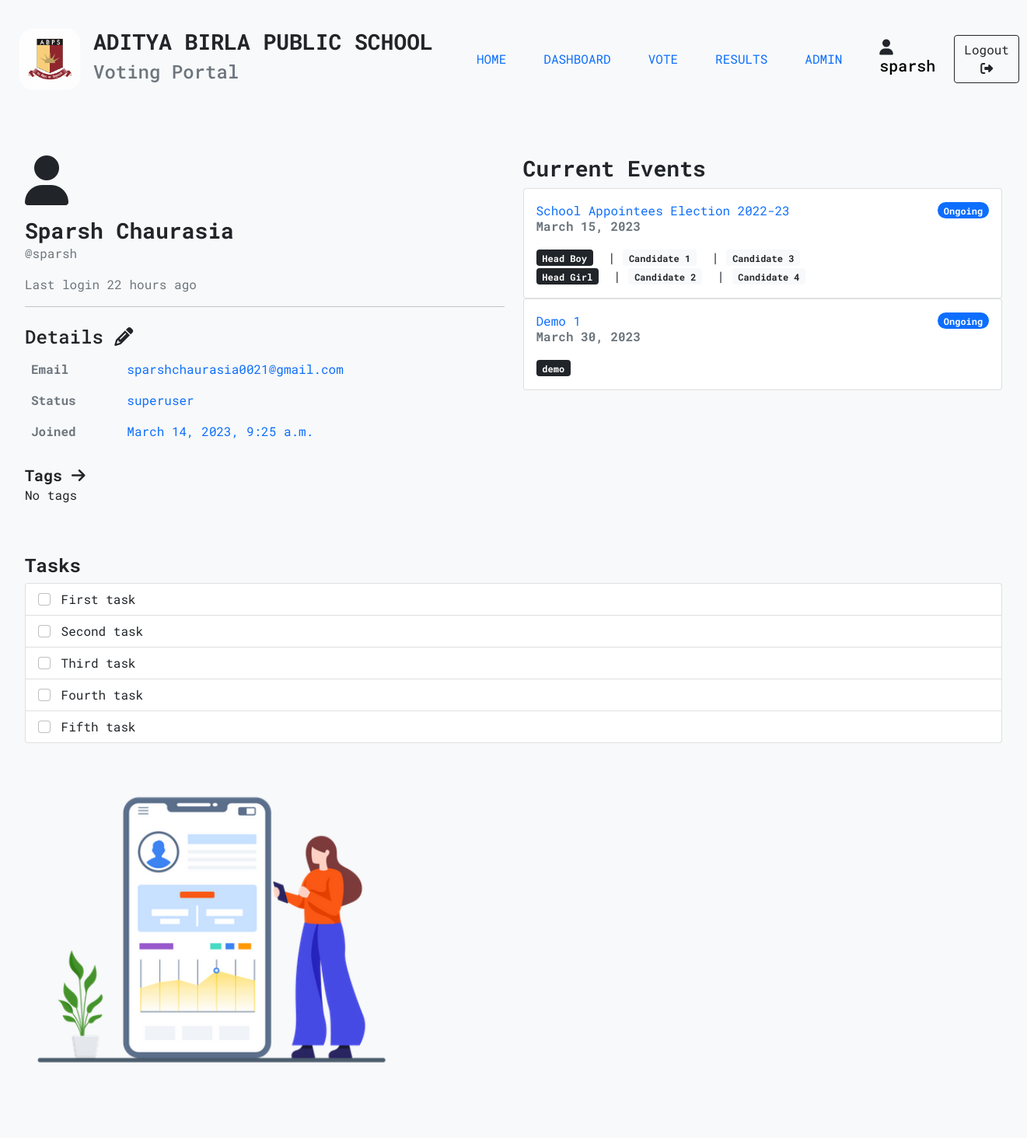
The app's page /dashboard (signed in), older data.
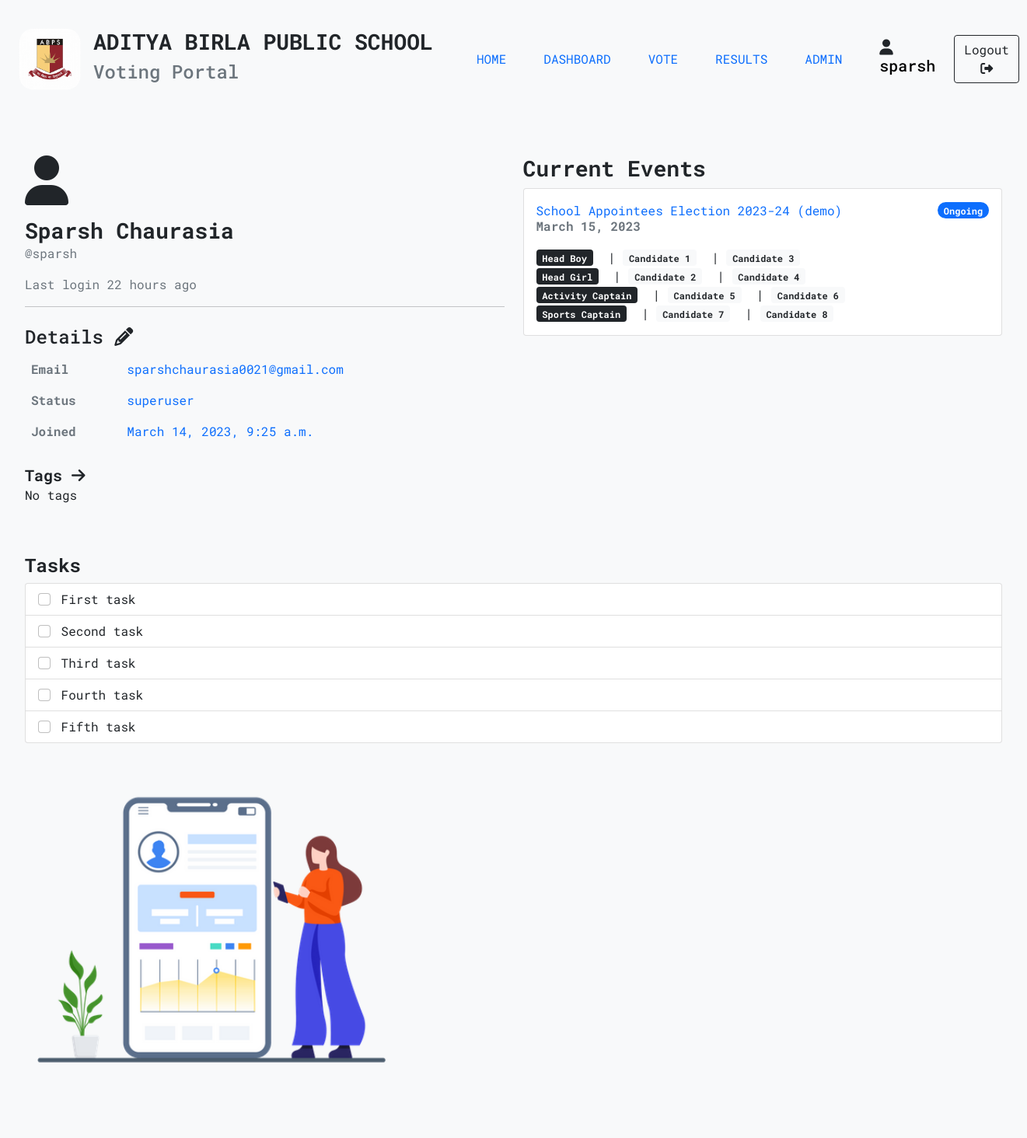
The same page, newer data.
### apps/vote/models.py (models this page shows, shortened)
class Event(models.Model):
    EventID = models.AutoField(primary_key=True)
    Date = models.DateField()
    EventName = models.TextField()

class Category(models.Model):
    Event = models.ForeignKey(Event, on_delete=models.CASCADE, null=True)
    CategoryName = models.TextField()
    def __str__(self):
        return self.CategoryName

class Option(models.Model):
    OptionID = models.AutoField(primary_key=True)
    OptionEvent = models.ForeignKey(Event, on_delete=models.CASCADE)
    OpitonCategory = models.ForeignKey(Category, on_delete=models.CASCADE)
    OptionName = models.TextField()
    Votes = models.IntegerField(default=0)

### apps/home/views.py (the view)
# urls.py: path("dashboard", dashboard),
@login_required(login_url="/login")
def dashboard(request):
    params = {}
    events = Event.objects.all()
    for event in events:
        params[event] = {}
        categorys = Category.objects.filter(Event=event)
        for category in categorys:
            options = Option.objects.filter(OpitonCategory=category)
            params[event].update({category: options})
    return render(request, "dashboard.html", {"params":params})

### templates/dashboard.html (shortened to what this page needs)
{% extends 'bases/base.html' %}
{% load humanize %}
{% load static %}
{% block content %}
<div class="page">
    <div class="conatainer">
        <div class="row">
            <div class="col pb-5">
                <div>
                    <i class="fa-solid fa-user fa-4x"></i>
                    <p class="mt-3 h3 fw-bold mb-0">{{request.user.get_full_name}}</p>
                    <p class="text-muted">@{{ user }}</p>
                    <p class="text-muted">Last login {{ user.last_login|naturaltime }}</p>
                </div>
                <hr>
                <div class="mt-4">
                    <p class="h4">Details <i class="fa-solid fa-pencil"></i></p>
                    <table class="table table-borderless">
                        <tbody>
                            <tr>
                                <th class="text-muted">Email</th>
                                <td class="text-primary">{{ user.email }}</td>
                            </tr>
                            <tr>
                                <th class="text-muted">Status</th>
                                <td class="text-primary">
                                    {% if user.is_superuser %}
                                        <span>superuser</span>
                                    {% elif user.is_admin %}
                                        <span>admin</span>
                                    {% else %}
                                        <span>user</span>
                                    {% endif %}
                                </td>
                            </tr>
                            <tr>
                                <th class="text-muted">Joined</th>
                                <td class="text-primary">{{ user.date_joined }}</td>
                            </tr>
                        </tbody>
                    </table>
                </div>
                <div class="mt-4">
                    <span class="fw-bold h5">Tags <i class="fa-solid fa-arrow-right"></i></span>
                    <p>
                        {% if user.groups.all  %}
                        {% for g in user.groups.all %}
                        <span>{{ g }}</span>
                        {% endfor %}
                        {% else %}
                        <span>No tags</span>
                        {% endif %}
                    </p>
                </div>
            </div>
            <div class="col-lg-6 pb-5">
                <div>
                    <p class="h3 fw-bold">Current Events</p>
                        <div>
                        {% for event, values in params.items %}
                            <div class="card">
                            <div class="card-body">
                                <a href="/vote/{{ event.EventName }}" class="card-title text-decoration-none" aria-current="true">
                                <div class="d-flex justify-content-between align-items-center">
                                    <span>{{ event.EventName }}</span>
                                    <span class="badge bg-primary rounded-pill">Ongoing</span>
                                </div>
                                <p class="card-subtitle fw-bold text-muted">{{ event.Date }}</p>
                                </a>
                                <div class="mt-3">
                                {% for category, options in values.items %}
                                    <span class="badge bg-dark">{{ category }}</span>
                                    {% for option in options %}
                                        &nbsp|&nbsp<span class="badge bg-light text-dark">{{ option.OptionName }}</span>
                                    {% endfor %}
                                    <br>
                                {% endfor %}
                                </div>
                            </div>
                            </div>
                        {% endfor %}
                    </div>
                </div>
            </div>
            <div class="col pb-5">
                <div>
                    <p class="h4 fw-bold">Tasks</p>
                    <div class="list-group">
                        <label class="list-group-item">
                            <input class="form-check-input me-1" type="checkbox" value="">
                            First task
                        </label>
                        <label class="list-group-item">
                            <input class="form-check-input me-1" type="checkbox" value="">
                            Second task
                        </label>
                        <label class="list-group-item">
                            <input class="form-check-input me-1" type="checkbox" value="">
                            Third task
                        </label>
                        <label class="list-group-item">
                            <input class="form-check-input me-1" type="checkbox" value="">
                            Fourth task
                        </label>
                        <label class="list-group-item">
                            <input class="form-check-input me-1" type="checkbox" value="">
                            Fifth task
                        </label>
                    </div>
                </div>
                <img src="{% static 'images/pro1.png' %}" alt="placeholder image" style="width: 30rem; height: auto;">
            </div>
        </div>
</div>
{% endblock content %}

### templates/bases/base.html (shortened to what this page needs)
{% load static %}
<!DOCTYPE html>
<html lang="en">
<head>
    <link rel="stylesheet" href="https://cdnjs.cloudflare.com/ajax/libs/font-awesome/6.2.1/css/all.min.css" />
    <link rel="stylesheet" href="{% static 'css/global.css' %}">
    <link href="https://cdn.jsdelivr.net/npm/bootstrap@5.0.2/dist/css/bootstrap.min.css" rel="stylesheet">
</head>
<header>
    {% include 'includes/navbar.html' %}
</header>
<body style="font-family: 'Roboto Mono', monospace; background-color:#F8F9FA;">
    {% block content %}{% endblock content %}
</body>
</html>

### templates/includes/navbar.html (shortened to what this page needs)
{% load static %}
<nav class="navbar navbar-expand-lg bg-light">
  <div class="container-fluid px-4 py-3">
    <div class="navbar-brand d-flex align-items-center">
      <a href="/"><img src="{% static 'images/logo(2).png' %}" alt="logo" srcset="" style="height: 5rem;"></a>
      <div class="mx-3">
        <h3 class="fw-bold">ADITYA BIRLA PUBLIC SCHOOL</h3>
        <h4 class="text-muted">Voting Portal</h4>
      </div>
    </div>
    <div class="collapse navbar-collapse" id="navbarSupportedContent">
      <ul class="navbar-nav ms-auto mb-2 mb-lg-0">
        <li class="nav-item mx-3">
          <a class="nav-link" href="/">HOME</a>
        </li>
        <li class="nav-item mx-3">
          <a class="nav-link" href="/dashboard">DASHBOARD</a>
        </li>
        <li class="nav-item mx-3">
          <a class="nav-link" href="/vote/">VOTE</a>
        </li>
        <li class="nav-item mx-3">
          <a class="nav-link" href="/results/">RESULTS</a>
        </li>
        <li class="nav-item mx-3">
          <a class="nav-link" aria-current="page" href="/admin/">ADMIN</a>
        </li>
      </ul>
      <div class="user-name d-flex mx-4 my-4">
        <h5><i class="fa-solid fa-user"></i> <a href="/dashboard", style="text-decoration: none; color: black;">{{ user }}</a></h5>
      </div>
      </div>
        <a href="{% url 'logout' %}" class="btn btn-outline-dark">Logout <i class="fa-solid fa-right-from-bracket"></i></a>
      </div>
</nav>

### static/css/global.css (style rules this page uses)
.page { padding: 3rem 2rem; }

Row changes from the older to the newer data that the page shows:
removed Event: EventName "Demo 1", Date "March 30, 2023"
removed Category: CategoryName "demo", shown under "Demo 1"
changed Event: EventName "School Appointees Election 2022-23" → "School Appointees Election 2023-24 (demo)"
added Category: CategoryName "Activity Captain"
added Option: OptionName "Candidate 5", shown under "Activity Captain"
added Option: OptionName "Candidate 6", shown under "Activity Captain"
added Category: CategoryName "Sports Captain"
added Option: OptionName "Candidate 7", shown under "Sports Captain"
added Option: OptionName "Candidate 8", shown under "Sports Captain"
